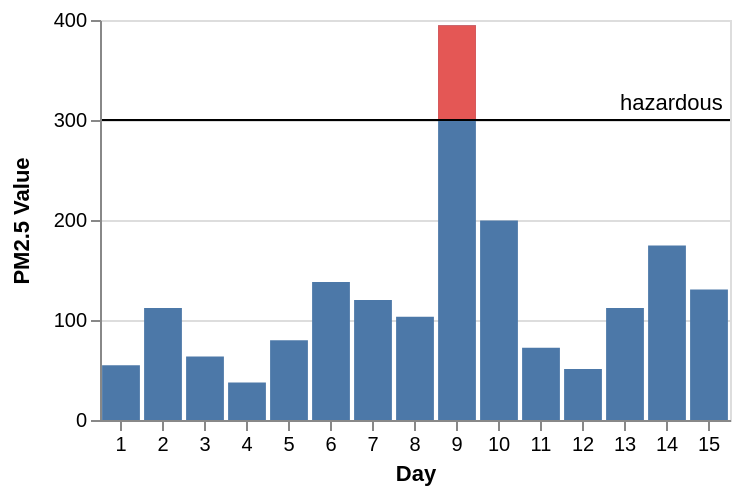

Source (Vega-Lite JSON):
### Vega specification from a JSON file in a GitHub repository (floating-point values rounded to 4 significant figures)
{"$schema": "https://vega.github.io/schema/vega/v3.0.json", "description": "The PM2.5 value of Beijing observed 15 days, highlighting the days when PM2.5 level is hazardous to human health. Data source https://chartaccent.github.io/chartaccent.html", "autosize": "pad", "padding": 5, "height": 200, "style": "cell", "data": [{"name": "source_0", "values": [{"Day": 1, "Value": 54.8}, {"Day": 2, "Value": 112.1}, {"Day": 3, "Value": 63.6}, {"Day": 4, "Value": 37.6}, {"Day": 5, "Value": 79.7}, {"Day": 6, "Value": 137.9}, {"Day": 7, "Value": 120.1}, {"Day": 8, "Value": 103.3}, {"Day": 9, "Value": 394.8}, {"Day": 10, "Value": 199.5}, {"Day": 11, "Value": 72.3}, {"Day": 12, "Value": 51.1}, {"Day": 13, "Value": 112}, {"Day": 14, "Value": 174.5}, {"Day": 15, "Value": 130.5}]}, {"name": "source_1", "values": [{"ThresholdValue": 300, "Threshold": "hazardous"}]}, {"name": "data_1", "source": "source_0", "transform": [{"type": "formula", "expr": "toNumber(datum[\"Value\"])", "as": "Value"}, {"type": "filter", "expr": "datum[\"Value\"] !== null && !isNaN(datum[\"Value\"])"}]}, {"name": "data_2", "source": "source_0", "transform": [{"type": "formula", "expr": "toNumber(datum[\"Value\"])", "as": "Value"}, {"type": "filter", "expr": "datum.Value >= 300"}, {"type": "formula", "expr": "300", "as": "baseline"}, {"type": "filter", "expr": "datum[\"baseline\"] !== null && !isNaN(datum[\"baseline\"])"}]}, {"name": "data_4", "source": "source_1", "transform": [{"type": "formula", "expr": "toNumber(datum[\"ThresholdValue\"])", "as": "ThresholdValue"}, {"type": "filter", "expr": "datum[\"ThresholdValue\"] !== null && !isNaN(datum[\"ThresholdValue\"])"}]}, {"name": "data_5", "source": "source_1", "transform": [{"type": "formula", "expr": "toNumber(datum[\"ThresholdValue\"])", "as": "ThresholdValue"}, {"type": "filter", "expr": "datum[\"ThresholdValue\"] !== null && !isNaN(datum[\"ThresholdValue\"])"}]}], "signals": [{"name": "x_step", "value": 21}, {"name": "width", "update": "bandspace(domain('x').length, 0.1, 0.05) * x_step"}], "marks": [{"name": "layer_0_layer_0_marks", "type": "rect", "style": ["bar"], "from": {"data": "data_1"}, "encode": {"update": {"fill": {"value": "#4c78a8"}, "x": {"scale": "x", "field": "Day"}, "width": {"scale": "x", "band": true}, "y": {"scale": "y", "field": "Value"}, "y2": {"scale": "y", "value": 0}}}}, {"name": "layer_0_layer_1_marks", "type": "rect", "style": ["bar"], "from": {"data": "data_2"}, "encode": {"update": {"fill": {"value": "#e45755"}, "x": {"scale": "x", "field": "Day"}, "width": {"scale": "x", "band": true}, "y": {"scale": "y", "field": "baseline"}, "y2": {"scale": "y", "field": "Value"}}}}, {"name": "layer_1_layer_0_marks", "type": "rule", "style": ["rule"], "from": {"data": "data_4"}, "encode": {"update": {"stroke": {"value": "black"}, "x": {"value": 0}, "y": {"scale": "y", "field": "ThresholdValue"}, "x2": {"field": {"group": "width"}}}}}, {"name": "layer_1_layer_1_marks", "type": "text", "style": ["text"], "from": {"data": "data_5"}, "encode": {"update": {"align": {"value": "left"}, "dx": {"value": 215}, "dy": {"value": -5}, "fill": {"value": "black"}, "x": {"value": 45}, "y": {"scale": "y", "field": "ThresholdValue"}, "text": {"signal": "''+datum[\"Threshold\"]"}}}}], "scales": [{"name": "x", "type": "band", "domain": {"fields": [{"data": "data_1", "field": "Day"}, {"data": "data_2", "field": "Day"}], "sort": true}, "range": {"step": {"signal": "x_step"}}, "paddingInner": 0.1, "paddingOuter": 0.05}, {"name": "y", "type": "linear", "domain": {"fields": [{"data": "data_1", "field": "Value"}, {"data": "data_2", "field": "baseline"}, {"data": "data_2", "field": "Value"}, {"data": "data_4", "field": "ThresholdValue"}, {"data": "data_5", "field": "ThresholdValue"}]}, "range": [{"signal": "height"}, 0], "nice": true, "zero": true}], "axes": [{"scale": "x", "orient": "bottom", "title": "Day", "labelOverlap": true, "encode": {"labels": {"update": {"align": {"value": "center"}, "baseline": {"value": "top"}}}}, "zindex": 1}, {"scale": "y", "orient": "left", "title": "PM2.5 Value", "labelOverlap": true, "tickCount": {"signal": "ceil(height/40)"}, "zindex": 1}, {"scale": "y", "orient": "left", "grid": true, "tickCount": {"signal": "ceil(height/40)"}, "gridScale": "x", "domain": false, "labels": false, "maxExtent": 0, "minExtent": 0, "ticks": false, "zindex": 0}], "config": {"axisY": {"minExtent": 30}}}
